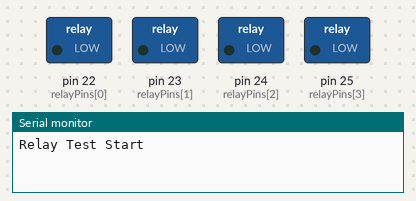
Recording of a sketch running on a simulated Arduino Mega 2560, built with avr-gcc and run on an emulated ATmega2560. On the bench: switched loads named in the sketch (green lamp = pin HIGH), the last lines printed to the serial monitor.

Above: at 0.2 s.
At 1.2 s:
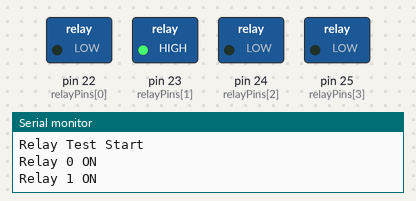
At 1.7 s:
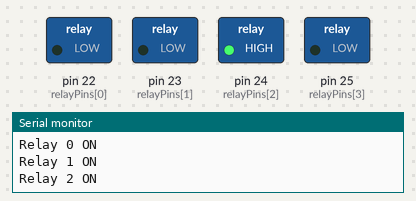
At 2.7 s:
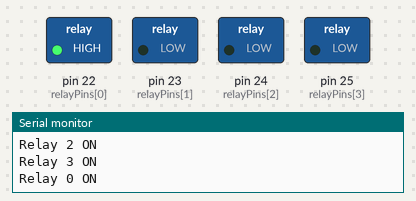
At 4.2 s:
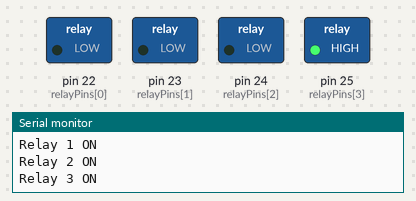
Timing chart, 0 to 4.6 s (numbered marks = the images above):
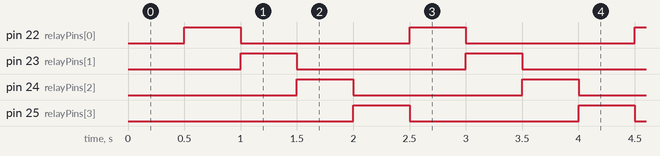

The sketch:

Relay_Check.ino
```cpp
// リレーピン
const int relayPins[4] = {22, 23, 24, 25};

unsigned long prevMillis = 0;
const unsigned long interval = 500; // 0.5秒
int currentRelay = 0;

void setup() {
  Serial.begin(115200);
  Serial.println("Relay Test Start");

  // ピン初期化
  for (int i = 0; i < 4; i++) {
    pinMode(relayPins[i], OUTPUT);
    digitalWrite(relayPins[i], LOW);
  }
}

void loop() {
  unsigned long now = millis();

  if (now - prevMillis >= interval) {
    prevMillis = now;

    // すべてOFF
    for (int i = 0; i < 4; i++) {
      digitalWrite(relayPins[i], LOW);
    }

    // 現在のリレーだけON
    digitalWrite(relayPins[currentRelay], HIGH);

    // シリアルに表示
    Serial.print("Relay "); Serial.print(currentRelay); Serial.println(" ON");

    // 次のリレーに切り替え
    currentRelay++;
    if (currentRelay >= 4) currentRelay = 0;
  }
}
```

Measured:
- by itself, pin 22 (relayPins[0]), pin 23 (relayPins[1]), pin 24 (relayPins[2]), pin 25 (relayPins[3]): alternates HIGH for 0.50 s and LOW for 1.5 s
- by itself, everything shown: repeats every 2.0 s, in 4 steps
